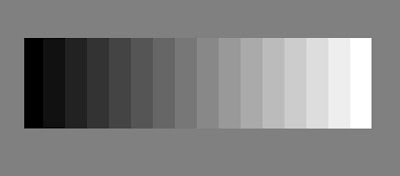
#> input picture 알짜배기 예제로 배우는 OpenCV/Chapter_5/grayscale.png, 400 x 176 px
$ python code_5-2.py
#> lines starting #> are read from the running program, lines starting #| are printed output that depends on the picture; after the words box and inside, x2 and y2 are one past the last pixel; in counts of white or black regions, pixels touching at a corner belong together
import cv2 as cv
import sys

# 이미지를 읽어옵니다.
img_color = cv.imread('grayscale.png', cv.IMREAD_COLOR)
#> img_color is the input picture: shape (176, 400, 3); min 0, max 255, mean 128.1
if img_color is None:
    print("이미지 파일을 읽을 수 없습니다.")
    sys.exit(1)

# 그레이 스케일 이미지로 변환합니다.
img_gray = cv.cvtColor(img_color, cv.COLOR_BGR2GRAY)

# 임계값 127을 사용하여 이진화 합니다.
# 이진화 타입으로 THRESH_BINARY를 사용하면
# 픽셀값이 127 보다 크면 255, 127이하이면 0이 됩니다.
# 이진화 타입으로 THRESH_BINARY_INV를 사용하면 반대로 됩니다.
retval, img_binary = cv.threshold(img_gray, 127, 255, cv.THRESH_BINARY)
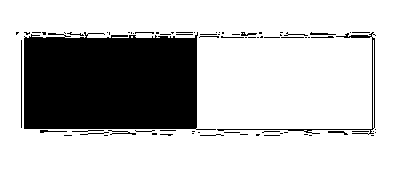
#> img_binary: shape (176, 400); 75.3% white; 75 black regions (56 under 20 px), largest, box (x1, y1, x2, y2) and area: (24, 32, 216, 130) 15968, (217, 32, 376, 135) 508, (21, 40, 22, 128) 88

# 결과 이미지를 보여줍니다.
cv.imshow("Grayscale", img_gray)
cv.imshow("Binary", img_binary)
cv.waitKey(0)
